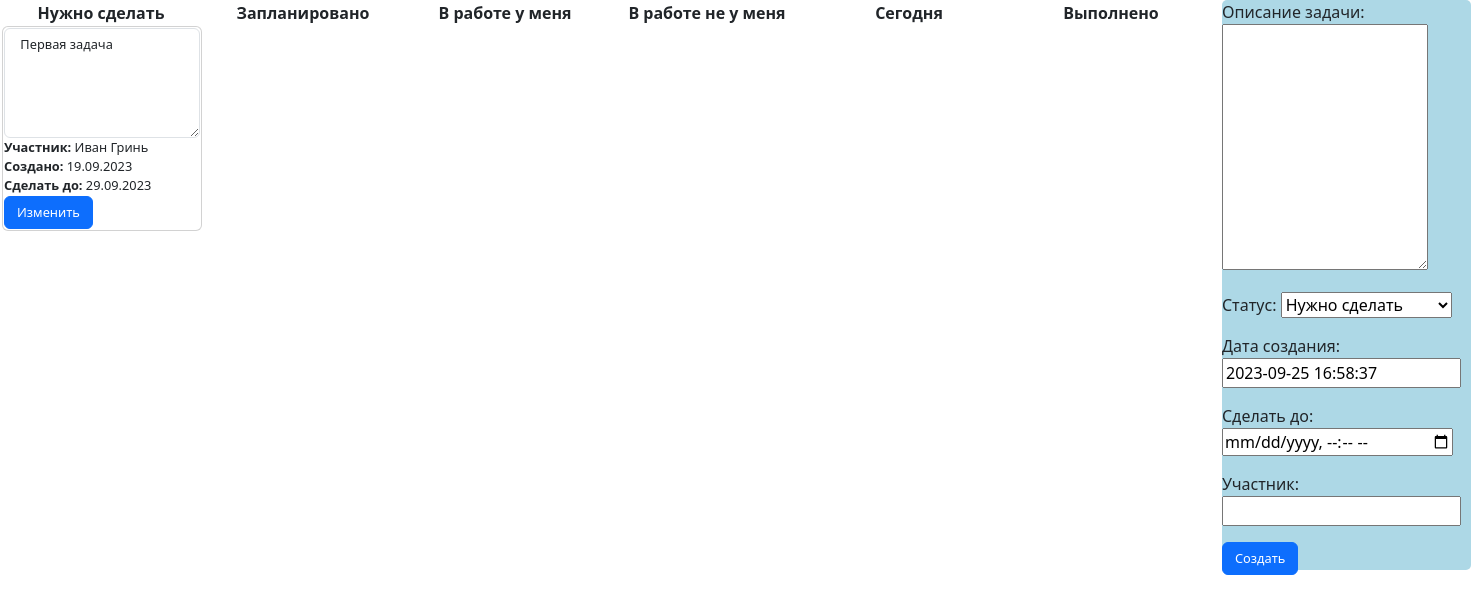
Page /tasks/ on the earlier database version.
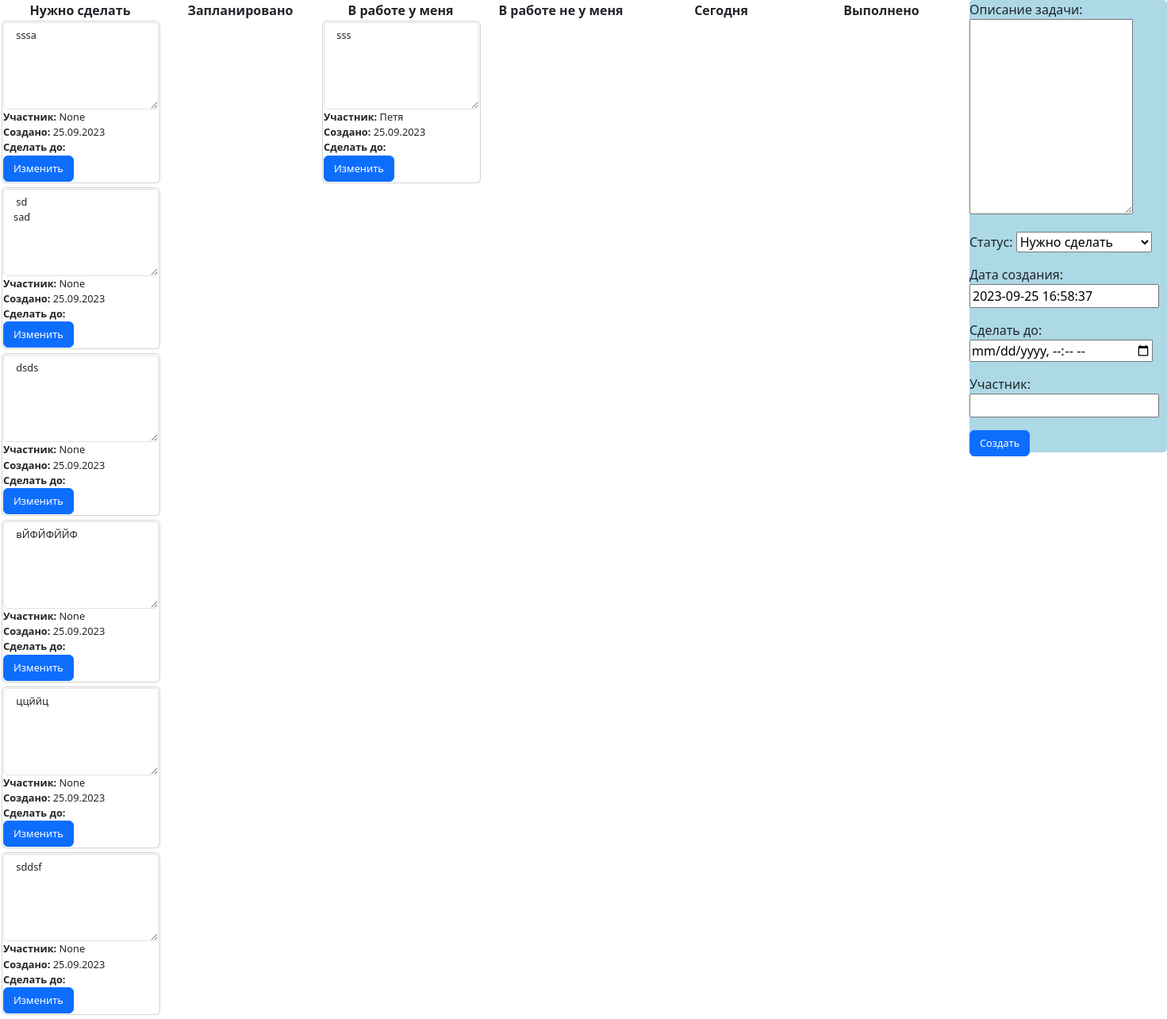
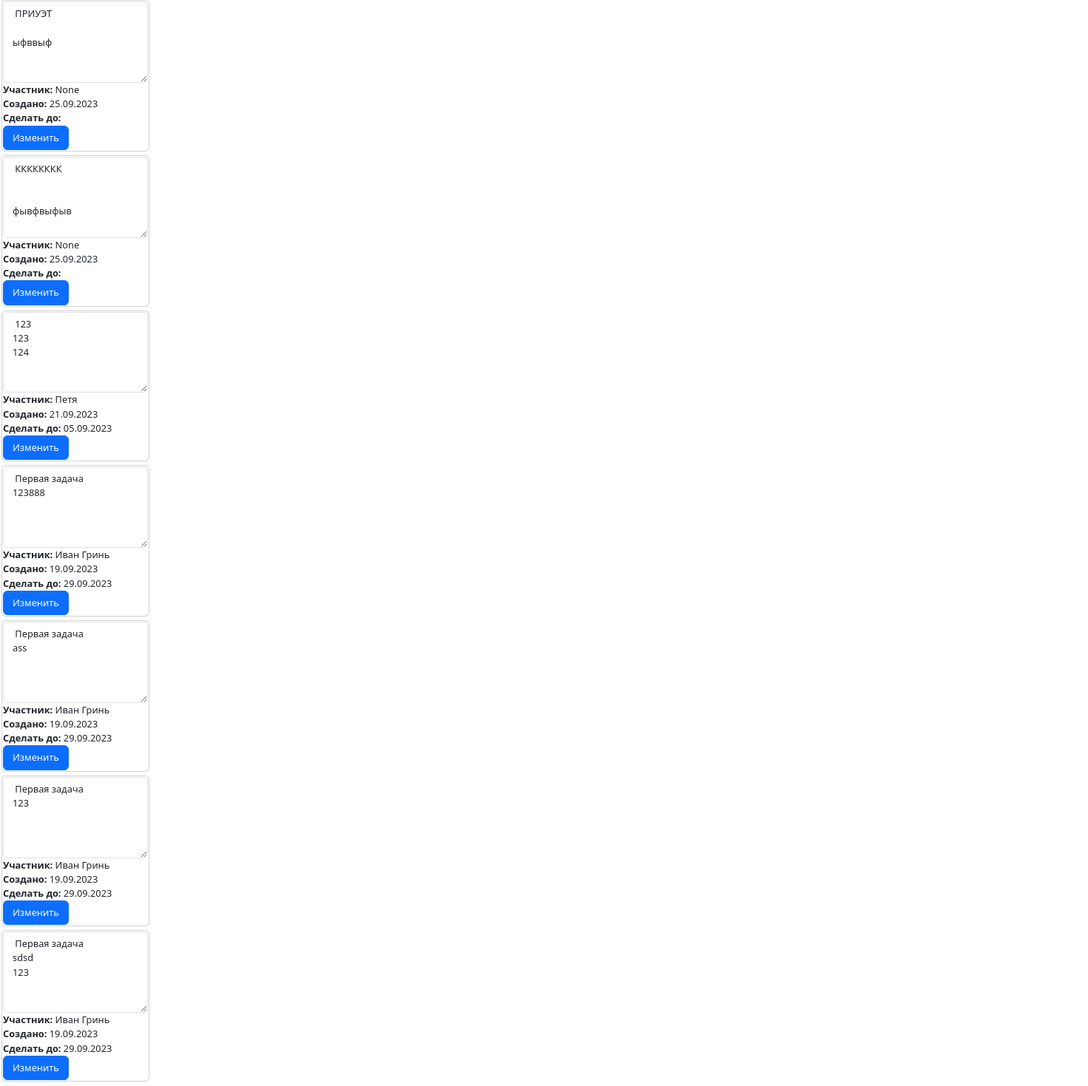
Same page on the later database version (2 pictures, top to bottom).
### tasks/models.py (models this page shows)
class Task(models.Model):
    desc_text = models.CharField('Описание задачи', max_length=255)
    status = models.CharField('Статус', max_length=30, choices=TASK_STATUS, default='Нужно сделать')
    created_at = models.DateTimeField('Дата создания', default=timezone.now)
    due_dt = models.DateTimeField('Сделать до', null=True, blank=True,)
    person = models.CharField('Участник', null=True, blank=True, max_length=100, default='')
    class Meta:
        db_table = 'task'
        ordering = ['-created_at']

### tasks/views.py (the view, shortened to what this page needs)
# urls.py: path('', TaskIndexView.as_view(), name='index'),
class TaskIndexView(View):
    def get(self, request: HttpRequest) -> HttpResponse:
        form = TaskForm()
        context = {
            'form': form,
            "tasks": Task.objects.all(),
        }
        return render(request, 'tasks/tasks_index.html', context=context)

### tasks/forms.py
class TaskForm(ModelForm):
    def __init__(self, *args, **kwargs):
        super().__init__(*args, **kwargs)
        self.fields['created_at'].widget.attrs['readonly'] = True
    class Meta:
        model = Task
        fields = '__all__'
        widgets = {
            "desc_text": forms.Textarea(attrs={'cols': 20, 'rows': 10}),
            "due_dt": forms.DateInput(attrs={'type': 'datetime-local'}),
        }

### tasks/templates/tasks/tasks_index.html (shortened to what this page needs)
<!DOCTYPE html>
<html lang="en">
<head>
    {% load static %}
    <link href="{% static 'bootstrap/css/bootstrap.min.css' %}" rel="stylesheet">
    <link href="{% static 'css/mystyle.css' %}" rel="stylesheet">
</head>
<body class="main">
    <div class="section verticalLine">
        <strong> Нужно сделать </strong>
            {% for task in tasks %}
                {% if task.status == 'Нужно сделать' %}
                    <div class="card">
                      <div>
                        <textarea class="form-control" rows="5" readonly> {{ task.desc_text }} </textarea>
                        <div><b>Участник:</b> {{ task.person }}</div>
                        <div><b>Создано:</b> {{ task.created_at|date:'d.m.Y' }}</div>
                        <div><b>Сделать до:</b> {{ task.due_dt|date:'d.m.Y' }}</div>
                        <a href="{% url 'tasks:task_update' pk=task.pk %}">
                            <button class="btn btn-primary" type="button">
                                Изменить
                            </button>
                        </a>
                      </div>
                    </div>
                {% endif %}
            {% endfor %}
        </div>
    <div class="section verticalLine">
        <strong> Запланировано </strong>
        </div>
    <div class="section verticalLine">
        <strong> В работе у меня </strong>
            {% for task in tasks %}
                {% if task.status == 'В работе у меня' %}
                    <div class="card">
                      <div>
                        <textarea class="form-control" rows="5" readonly> {{ task.desc_text }} </textarea>
                        <div><b>Участник:</b> {{ task.person }}</div>
                        <div><b>Создано:</b> {{ task.created_at|date:'d.m.Y' }}</div>
                        <div><b>Сделать до:</b> {{ task.due_dt|date:'d.m.Y' }}</div>
                        <a href="{% url 'tasks:task_update' pk=task.pk %}">
                            <button class="btn btn-primary" type="button">
                                Изменить
                            </button>
                        </a>
                      </div>
                    </div>
                {% endif %}
            {% endfor %}
        </div>
    <div class="section verticalLine">
        <strong> В работе не у меня </strong>
        </div>
    <div class="section verticalLine">
        <strong> Сегодня </strong>
        </div>
    <div class="section verticalLine">
        <strong> Выполнено </strong>
        </div>
    <form class="form verticalLine" method="post">
        {{ form.as_p }}
        <button type="submit" class="btn btn-primary">
            Создать
        </button>
</body>
</html>

### static/css/mystyle.css (style rules this page uses)
.main { display: flex; flex-direction: row; }
.section { min-width: 200px; margin: 1px; text-align: center; }
.card { margin: 1px 1px 5px 1px; padding: 1px; min-width: 200px; min-height: 200px; text-align: left; font-size: 0.8rem; border-width: 1px; }
.form { border-radius: 5px; background: lightblue; margin: 0 0 0 10px; height: 570px; }
.form-control { font-size: 0.8rem; }
.btn { font-size: 0.8rem; }

Differences in the rows shown:
added Task: desc_text "sssa", person "None", created_at "25.09.2023"
added Task: desc_text "sd sad", person "None", created_at "25.09.2023"
added Task: desc_text "dsds", person "None", created_at "25.09.2023"
added Task: desc_text "вЙФЙФЙЙФ", person "None", created_at "25.09.2023"
added Task: desc_text "ццййц", person "None", created_at "25.09.2023"
added Task: desc_text "sddsf", person "None", created_at "25.09.2023"
added Task: desc_text "ПРИУЭТ ыфввыф", person "None", created_at "25.09.2023"
added Task: desc_text "КККККККК фывфвыфыв", person "None", created_at "25.09.2023"
added Task: desc_text "123 123 124", person "Петя", created_at "21.09.2023", due_dt "05.09.2023"
changed Task: desc_text "Первая задача" → "Первая задача 123888"
added Task: desc_text "Первая задача ass", person "Иван Гринь", created_at "19.09.2023", due_dt "29.09.2023"
added Task: desc_text "Первая задача 123", person "Иван Гринь", created_at "19.09.2023", due_dt "29.09.2023"
added Task: desc_text "Первая задача sdsd 123", person "Иван Гринь", created_at "19.09.2023", due_dt "29.09.2023"
added Task: desc_text "sss", person "Петя", created_at "25.09.2023"
